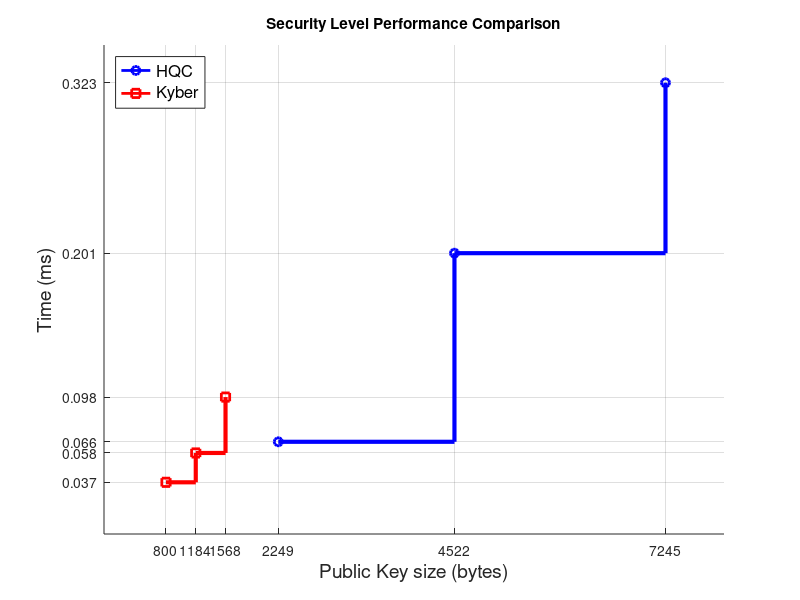

MATLAB code to generate this figure:
x = [2249, 4522, 7245];
y = [0.066, 0.201, 0.323];

scatter(x, y, 'o', 'MarkerEdgeColor', 'b', 'MarkerFaceColor', 'none', 'LineWidth', 2);
hold on;

x2 = [800, 1184, 1568];
y2 = [0.037, 0.058, 0.098];

scatter(x2, y2, 's', 'MarkerEdgeColor', 'r', 'MarkerFaceColor', 'none', 'LineWidth', 2);

for i = 1:length(x)-1
    plot([x(i), x(i+1)], [y(i), y(i)], 'b', 'LineWidth', 3);
    plot([x(i+1), x(i+1)], [y(i), y(i+1)], 'b', 'LineWidth', 3);
end

for i = 1:length(x2)-1
    plot([x2(i), x2(i+1)], [y2(i), y2(i)], 'r', 'LineWidth', 3);
    plot([x2(i+1), x2(i+1)], [y2(i), y2(i+1)], 'r', 'LineWidth', 3);
end

xticks(union(x, x2));
yticks(union(y, y2));

xtickangle(270);
%ytickangle(45);

grid on;

xlabel('Public Key size (bytes)', 'FontSize', 14);
ylabel('Time (ms)', 'FontSize', 14);

title('Security Level Performance Comparison');

%set(gca, 'FontSize', 12);

h1 = plot(NaN,NaN,'b-o', 'MarkerFaceColor', 'none', 'LineWidth', 2);
h2 = plot(NaN,NaN,'r-s', 'MarkerFaceColor', 'none', 'LineWidth', 2);

legend([h1 h2], {'HQC', 'Kyber'}, 'Location', 'northwest', 'FontSize', 12);

saveas(gcf, 'SecurityLevelPerformanceComparison.png');

hold off;
